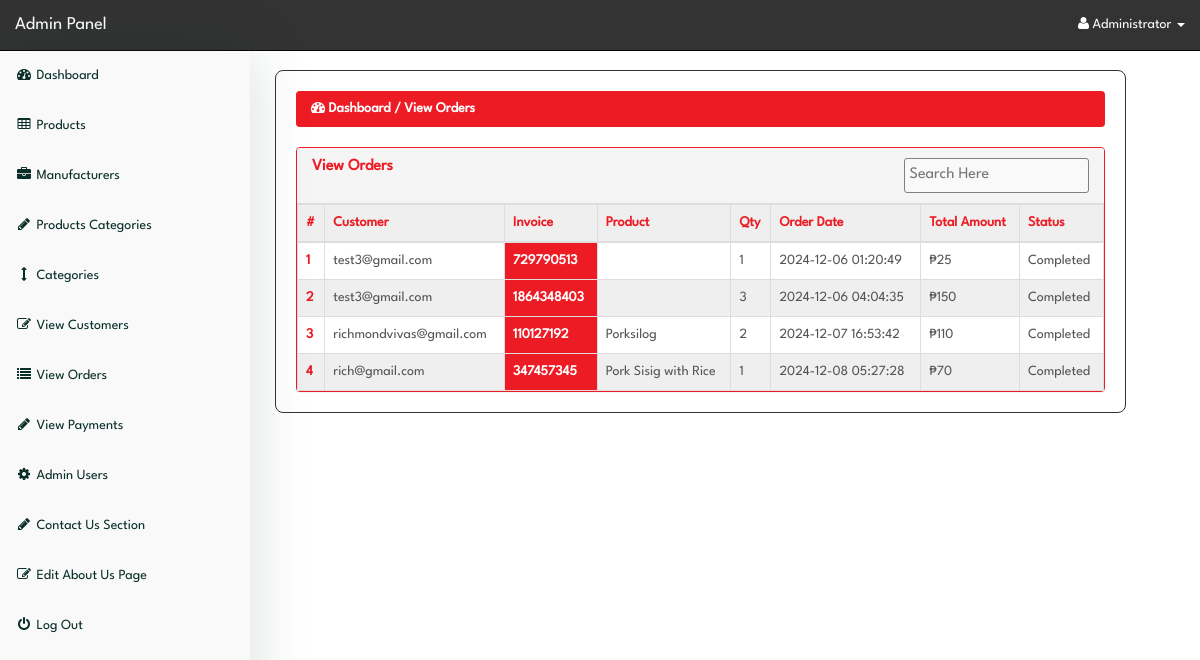
The page /admin/index.php?view_orders (signed in) on the database its author committed.
### tables this page shows
CREATE TABLE `pending_orders` (
  `order_id` int(10) NOT NULL,
  `customer_id` int(10) NOT NULL,
  `invoice_no` int(10) NOT NULL,
  `product_id` text NOT NULL,
  `product_name` varchar(255) NOT NULL,
  `qty` int(10) NOT NULL,
  `manufacturer_id` int(11) NOT NULL,
  `size` text NOT NULL,
  `order_status` text NOT NULL
);

CREATE TABLE `customers` (
  `customer_id` int(10) NOT NULL,
  `customer_name` varchar(255) NOT NULL,
  `customer_email` varchar(255) NOT NULL,
  `customer_stno` varchar(11) NOT NULL,
  `customer_pass` varchar(255) NOT NULL,
  `customer_contact` varchar(255) NOT NULL,
  `customer_image` text NOT NULL,
  `customer_ip` varchar(255) NOT NULL,
  `customer_confirm_code` text NOT NULL
);

CREATE TABLE `customer_orders` (
  `order_id` int(10) NOT NULL,
  `customer_id` int(10) NOT NULL,
  `order_name` varchar(255) NOT NULL,
  `due_amount` int(100) NOT NULL,
  `invoice_no` int(100) NOT NULL,
  `qty` int(10) NOT NULL,
  `manufacturer_id` int(11) NOT NULL,
  `size` text NOT NULL,
  `order_date` timestamp NOT NULL DEFAULT current_timestamp() ON UPDATE current_timestamp(),
  `order_status` text NOT NULL
);

CREATE TABLE `products` (
  `product_id` int(10) NOT NULL,
  `p_cat_id` int(10) NOT NULL,
  `cat_id` int(10) NOT NULL,
  `manufacturer_id` int(10) NOT NULL,
  `date` timestamp NOT NULL DEFAULT current_timestamp() ON UPDATE current_timestamp(),
  `product_title` text NOT NULL,
  `product_url` text NOT NULL,
  `product_img1` text NOT NULL,
  `product_img2` text NOT NULL,
  `product_img3` text NOT NULL,
  `product_price` int(10) NOT NULL,
  `product_psp_price` int(100) NOT NULL,
  `product_desc` text NOT NULL,
  `product_keywords` text NOT NULL,
  `product_label` text NOT NULL,
  `status` varchar(255) NOT NULL
);

### admin/view_orders.php (the view, shortened to what this page needs)
<?php
if (!isset($_SESSION['admin_email'])) {
    echo "<script>window.open('login.php','_self')</script>";
} else {
?>
<div class="row">
  <div class="col-lg-12">
    <ol class="breadcrumb">
      <li class="active">
        <i class="fa fa-dashboard"></i> Dashboard / View Orders
      </li>
    </ol>
  </div>
</div>
<div class="row">
  <div class="col-lg-12">
    <div class="panel panel-default">
      <div class="panel-heading">
        <h3 class="panel-title">
          View Orders
        </h3>
        <div class="search_container">
          <input type="search" class="search_bar" name="search_bar" id="search_bar" placeholder="Search Here">
        </div>
      </div>
      <div class="panel-body">
        <div class="table-responsive">
          <table class="table table-bordered table-hover table-striped">
            <thead>
              <tr>
                <th>#</th>
                <th>Customer</th>
                <th>Invoice</th>
                <th>Product</th>
                <th>Qty</th>
                <th>Order Date</th>
                <th>Total Amount</th>
                <th>Status</th>
              </tr>
            </thead>
            <tbody>
              <?php
                                $i = 0;
                                $get_orders = "SELECT * FROM pending_orders";
                                $run_orders = mysqli_query($con, $get_orders);
                                while ($row_orders = mysqli_fetch_array($run_orders)) {
                                    $order_id = $row_orders['order_id'];
                                    $c_id = $row_orders['customer_id'];
                                    $invoice_no = $row_orders['invoice_no'];
                                    $product_id = $row_orders['product_id'];
                                    $qty = $row_orders['qty'];
                                    $order_status = $row_orders['order_status'];
                                    $get_products = "SELECT * FROM products WHERE product_id='$product_id'";
                                    $run_products = mysqli_query($con, $get_products);
                                    $row_products = mysqli_fetch_array($run_products);
                                    $product_title = $row_products['product_title'];
                                    $get_customer = "SELECT * FROM customers WHERE customer_id='$c_id'";
                                    $run_customer = mysqli_query($con, $get_customer);
                                    $row_customer = mysqli_fetch_array($run_customer);
                                    $customer_email = $row_customer['customer_email'];
                                    $get_customer_order = "SELECT * FROM customer_orders WHERE order_id='$order_id'";
                                    $run_customer_order = mysqli_query($con, $get_customer_order);
                                     if (!$run_customer_order) {
                                         mysqli_error($con);
                                     } else {
                                         if (mysqli_num_rows($run_customer_order) > 0) {
                                             $row_customer_order = mysqli_fetch_array($run_customer_order);
                                             $order_date = date("Y-m-d H:i:s", strtotime($row_customer_order['order_date']));
                                             $due_amount = (int)$row_customer_order['due_amount'];
                                         } else {
                                             $order_date = "N/A";
                                             $due_amount = 0;
                                         }
                                    }
                                    $i++;
                                ?>
              <tr>
                <td><?php echo $i; ?></td>
                <td><?php echo $customer_email; ?></td>
                <td style="color: white; font-weight: bold; background-color: var(--p-clr-100)"><?php echo $invoice_no; ?></td>
                <td><?php echo $product_title; ?></td>
                <td><?php echo $qty; ?></td>
                <td><?php echo $order_date; ?></td>
                <td>₱<?php echo $due_amount ?></td>
                <td><?php echo $order_status == 'pending' ? '<div style="color:red;">Pending</div>' : 'Completed'; ?>
                </td>
              </tr>
              <?php } ?>
            </tbody>
          </table>
        </div>
      </div>
    </div>
  </div>
</div>
<?php } ?>

### admin/index.php (shortened to what this page needs)
<?php
include("includes/db.php");
if(!isset($_SESSION['admin_email'])){
  echo "<script>window.open('login.php','_self')</script>";
} else {
  $admin_session = $_SESSION['admin_email'];
  $get_admin = "select * from admins  where admin_email='$admin_session'";
  $run_admin = mysqli_query($con,$get_admin);
  $row_admin = mysqli_fetch_array($run_admin);
  $admin_name = $row_admin['admin_name'];
?>
<!DOCTYPE html>
<html>
<head>
  <link href="css/bootstrap.min.css" rel="stylesheet">
  <link href="css/style.css" rel="stylesheet">
  <link href="font-awesome/css/font-awesome.min.css" rel="stylesheet">
</head>
<body>
  <div id="wrapper">
    <?php include("includes/sidebar.php");  ?>
    <div id="page-wrapper">
      <div class="container-fluid">
        <?php
          foreach ($pages as $param => $file) {
              if (isset($_GET[$param])) {
                  include($file);
                  break;
              }
          }
        ?>
      </div>
    </div>
  </div>
</body>
</html>
<?php } ?>

### admin/includes/sidebar.php (shortened to what this page needs)
<?php
if(!isset($_SESSION['admin_email'])){
echo "<script>window.open('login.php','_self')</script>";
}
else {
?>
<nav class="navbar navbar-inverse navbar-fixed-top">
  <div class="navbar-header">
    <a class="navbar-brand" href="index.php?dashboard">Admin Panel</a>
  </div>
  <ul class="nav navbar-right top-nav">
    <li class="dropdown">
      <a href="#" class="dropdown-toggle" data-toggle="dropdown">
        <i class="fa fa-user"></i>
        <?php echo $admin_name; ?> <b class="caret"></b>
      </a>
    </li>
  </ul>
  <div class="collapse navbar-collapse navbar-ex1-collapse">
    <ul class="nav navbar-nav side-nav">
      <li>
        <a href="index.php?dashboard">
          <i class="fa fa-fw fa-dashboard"></i> Dashboard
        </a>
      </li>
      <li>
        <a href="#" data-toggle="collapse" data-target="#products">
          <i class="fa fa-fw fa-table"></i> Products
        </a>
      </li>
      <li>
        <a href="#" data-toggle="collapse" data-target="#manufacturers">
          <i class="fa fa-fw fa-briefcase"></i> Manufacturers
        </a>
      </li>
      <li>
        <a href="#" data-toggle="collapse" data-target="#p_cat">
          <i class="fa fa-fw fa-pencil"></i> Products Categories
        </a>
      </li>
      <li>
        <a href="#" data-toggle="collapse" data-target="#cat">
          <i class="fa fa-fw fa-arrows-v"></i> Categories
        </a>
      </li>
      <li>
        <a href="index.php?view_customers">
          <i class="fa fa-fw fa-edit"></i> View Customers
        </a>
      </li>
      <li>
        <a href="index.php?view_orders">
          <i class="fa fa-fw fa-list"></i> View Orders
        </a>
      </li>
      <li>
        <a href="index.php?view_payments">
          <i class="fa fa-fw fa-pencil"></i> View Payments
        </a>
      </li>
      <li>
        <a href="#" data-toggle="collapse" data-target="#users">
          <i class="fa fa-fw fa-gear"></i> Admin Users
        </a>
      </li>
      <li>
        <a href="#" data-toggle="collapse" data-target="#contact_us">
          <i class="fa fa-fw fa-pencil"> </i> Contact Us Section
        </a>
      </li>
      <li>
        <a href="index.php?edit_about_us">
          <i class="fa fa-fw fa-edit"></i> Edit About Us Page
        </a>
      </li>
      <li>
        <a href="logout.php">
          <i class="fa fa-fw fa-power-off"></i> Log Out
        </a>
      </li>
    </ul>
  </div>
</nav>
<?php } ?>

### admin/css/style.css (style rules this page uses)
:root { --p-clr-100: #ed1b24; --p-clr-200: #ff4015; --p-clr-300: #0000d3; --p-clr-400: #ffb222; --p-clr-500: #0097d3; --p-clr-600: #00ad4e; --p-clr-700: #3a0080; --n-clr-100: #fefefe; --n-clr-200: #f9f9f9; --n-clr-300: #0a2e28; --n-clr-400: #012120; }
*, *::before, *::after { margin: 0; padding: 0; box-sizing: border-box; }
h1, h2, h3, h4, h5, h6 { font-weight: 600; }
body { font-family: 'LeagueSpartan-Regular', Helvetica, Arial, sans-serif; margin-top: 100px; }
@media (min-width: 768px) { body { margin-top: 50px; } }
#wrapper { padding-top: 1rem; padding-left: 255px; }
#page-wrapper { width: 90%; margin-top: 1rem; margin-left: 2rem; border-radius: 8px; border: 1px solid #333; }
#page-wrapper .container-fluid { padding: 0; margin: 0; width: 100%; padding: 2rem; }
.top-nav { padding: 0 15px; }
.top-nav > li { display: inline-block; float: left; }
.top-nav > li > a { padding-top: 15px; padding-bottom: 15px; line-height: 20px; color: var(--n-clr-100); }
.navbar-inverse .navbar-nav > li > a { color: var(--n-clr-300); }
.navbar { background-color: #333; }
.navbar .navbar-header a { color: white; }
.side-nav { position: fixed; top: 51px; width: 250px; border-radius: 0; overflow-y: auto; background-color: var(--n-clr-200); bottom: 0; overflow-x: hidden; padding-bottom: 40px; display: flex; align-items: center; justify-content: flex-start; flex-direction: column; box-shadow: 0 0 60px #0a2e2826; }
.side-nav > li, .side-nav > li > a { width: 100%; }
.row .col-lg-12 .panel { margin: 0; border: 0; }
.panel-body { border-radius: 5px; }
.container-fluid .row .col-lg-12 .breadcrumb { background-color: var(--p-clr-100); }
.container-fluid .row .col-lg-12 .breadcrumb li { color: var(--n-clr-100); font-weight: 600; }
.panel { border: 0; border: 1px solid var(--p-clr-100) !important; }
.panel-default .panel-title { color: #ed1b24; }
.panel-default .panel-body { padding: 0; }
.panel-body .table-responsive .table { margin: 0; }
.table { border-collapse: collapse; }
.table-responsive .table thead tr th, .table-responsive .table tbody tr td:nth-child(1) { color: var(--p-clr-100); font-weight: bold; }
.table-responsive .table thead tr, .table-responsive .table tbody tr:nth-child(even) { background-color: hsla(0, 0%, 20%, 0.075); }
.table-responsive .table tbody tr:nth-child(odd) { background: none; }
.table-responsive .table tbody tr { border: 0; border: 1px solid #333; color: #555; cursor: pointer; }

### admin/view_orders.php (style rules this page uses)
.panel-heading { display: flex; justify-content: space-between; }
.search_bar { background-color: #f9f9f9; padding: 5px; font-size: 16px; border: 1px solid gray; outline: none; border-radius: 3px; }

### rows shown on the page
pending_orders: customer.customer_email "test3@gmail.com", invoice_no "729790513", qty "1", customer_orders.order_date "2024-12-06 01:20:49", customer_orders.due_amount "25", order_status "Completed"
pending_orders: customer.customer_email "test3@gmail.com", invoice_no "1864348403", qty "3", customer_orders.order_date "2024-12-06 04:04:35", customer_orders.due_amount "150", order_status "Completed"
pending_orders: customer.customer_email "richmondvivas@gmail.com", invoice_no "110127192", product.product_title "Porksilog", qty "2", customer_orders.order_date "2024-12-07 16:53:42", customer_orders.due_amount "110", order_status "Completed"
pending_orders: customer.customer_email "rich@gmail.com", invoice_no "347457345", product.product_title "Pork Sisig with Rice", qty "1", customer_orders.order_date "2024-12-08 05:27:28", customer_orders.due_amount "70", order_status "Completed"

### other values the page prints
$admin_name "Administrator"
